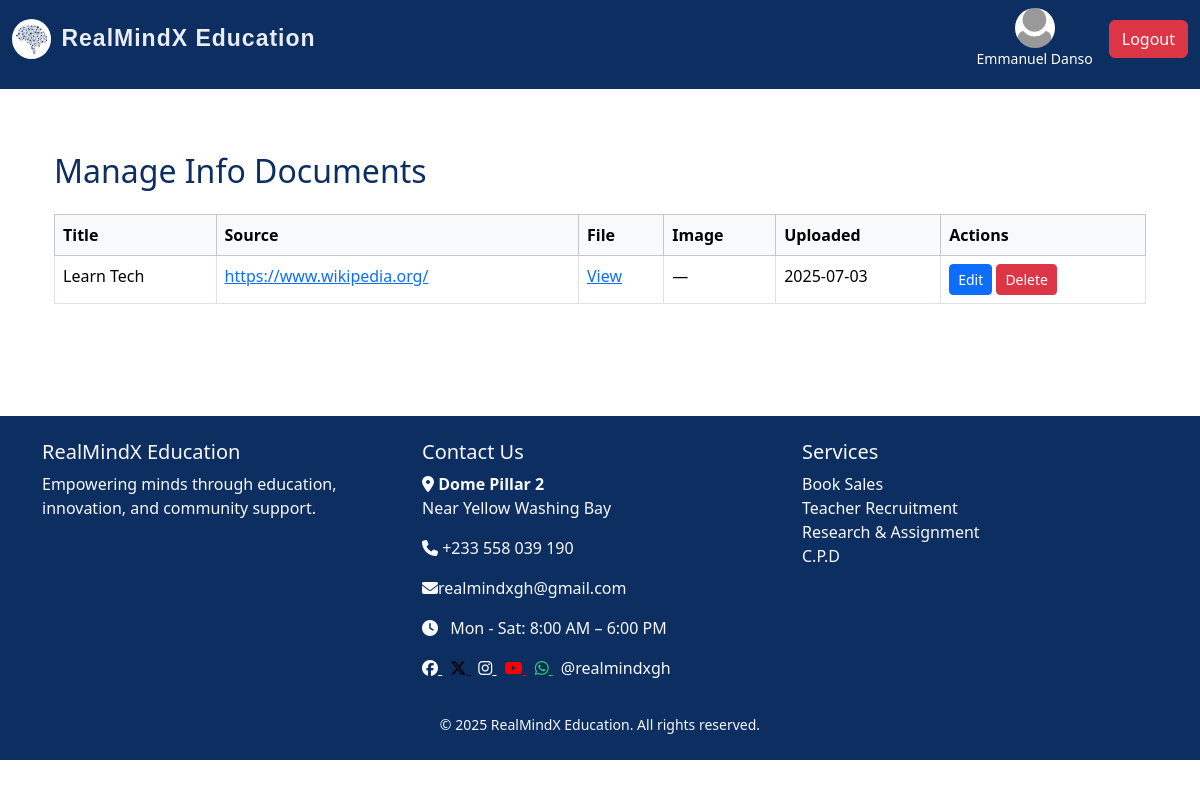
Screenshot of /admin/info/manage (signed in) with the database file from the repository.
### realmind/models/user.py (models this page shows, shortened)
class User(UserMixin, db.Model):
    id = db.Column(db.Integer, primary_key=True)
    username = db.Column(db.String(150), nullable=False)
    email = db.Column(db.String(150), unique=True, nullable=False)
    password = db.Column(db.String(150), nullable=False)
    profile_pic = db.Column(db.String(200), nullable=True)
    applications = db.relationship('Application', backref='user', lazy=True)
    @property
    def is_admin(self):
        return False

### realmind/models/resource_info.py (models this page shows)
class InfoDocument(db.Model):
    id = db.Column(db.Integer, primary_key=True)
    title = db.Column(db.String(255), nullable=False)
    source = db.Column(db.String(255), nullable=False)
    filename = db.Column(db.String(255), nullable=False)  # PDF or Word file
    image = db.Column(db.String(255))  # thumbnail
    upload_date = db.Column(db.DateTime, default=datetime.utcnow)
    ecommerce_id = db.Column(db.Integer, nullable=True)
    admin_id = db.Column(db.Integer, db.ForeignKey('admin.id'), nullable=False)
    admin = db.relationship('Admin', backref='info_documents')

### realmind/routes/admin_routes.py (the view)
@admin_bp.route('/admin/info/manage')
@login_required
def manage_info():
    documents = InfoDocument.query.order_by(InfoDocument.upload_date.desc()).all()
    print(f"DOCUMENTS FOUND: {len(documents)}")
    for doc in documents:
        print(f"Title: {doc.title}, Admin ID: {doc.admin_id}")
    return render_template('admin/manage_info.html', documents=documents)

### realmind/templates/admin/manage_info.html (shortened to what this page needs)
{% extends 'index.html' %}
{% block content %}
<div class="container py-5">
    <h2 class="mb-4">Manage Info Documents</h2>
    <table class="table table-bordered table-hover">
        <thead class="table-light">
            <tr>
                <th>Title</th>
                <th>Source</th>
                <th>File</th>
                <th>Image</th>
                <th>Uploaded</th>
                <th>Actions</th>
            </tr>
        </thead>
        <tbody>
            {% if documents %}
                {% for doc in documents %}
                <tr>
                    <td>{{ doc.title }}</td>
                    <td>
                      {% if doc.source.startswith('http') %}
                        <a href="{{ doc.source }}" target="_blank">{{ doc.source }}</a>
                      {% else %}
                        {{ doc.source }}
                      {% endif %}
                    </td>
                    <td>
                        <a href="{{ url_for('static', filename='uploads/' ~ doc.filename) }}" target="_blank">View</a>
                    </td>
                    <td>
                        {% if doc.image %}
                            <img src="{{ url_for('static', filename='uploads/' ~ doc.image) }}" width="60">
                        {% else %}
                            —
                        {% endif %}
                    </td>
                    <td>{{ doc.upload_date.strftime('%Y-%m-%d') }}</td>
                    <td>
                        <a href="{{ url_for('admin.edit_info', id=doc.id) }}" class="btn btn-sm btn-primary">Edit</a>
                        <button type="button" class="btn btn-sm btn-danger" data-bs-toggle="modal" data-bs-target="#deleteModal{{ doc.id }}">
                            Delete
                        </button>
                    </td>
                </tr>
                {% endfor %}
            {% else %}
                <tr>
                    <td colspan="6" class="text-center text-muted">No documents found.</td>
                </tr>
            {% endif %}
        </tbody>
    </table>
</div>
{% endblock %}

### realmind/templates/index.html (shortened to what this page needs)
<!DOCTYPE html>
<html lang="en">
<head>
  <link rel="stylesheet" href="https://cdn.jsdelivr.net/npm/bootstrap@5.3.3/dist/css/bootstrap.min.css">
  <link rel="stylesheet" href="https://cdnjs.cloudflare.com/ajax/libs/font-awesome/6.6.0/css/all.min.css">
  <link rel="stylesheet" href="{{ url_for('static', filename='main.css') }}">
</head>
<body>
<nav class="navbar navbar-expand-lg navbar-dark bg-steel fixed-top">
  <div class="container-fluid">
<a class="navbar-brand d-flex align-items-center"
   href="{% if current_user.is_authenticated %}
            {% if current_user.is_admin %}
              {{ url_for('admin.admin_dashboard') }}
            {% else %}
              {{ url_for('user.users_dashboard') }}
            {% endif %}
         {% else %}
            {{ url_for('main.home') }}
         {% endif %}">
  <img src="{{ url_for('static', filename='images/brain.jpg') }}" alt="Logo" style="height: 40px; border-radius: 50%; margin-right: 10px;">
  RealMindX Education
</a>
    <div class="collapse navbar-collapse justify-content-end" id="navbarNav">
      <ul class="navbar-nav">
        {% if current_user.is_authenticated %}
        <li class="nav-item d-flex align-items-center ms-2">
          <div class="d-flex flex-column align-items-center text-white me-3">
            {% if current_user.profile_pic %}
              <img src="{{ url_for('static', filename='uploads/' ~ current_user.profile_pic) }}"
                   alt="Profile"
                   style="width: 40px; height: 40px; border-radius: 50%; object-fit: cover;">
            {% else %}
              <img src="{{ url_for('static', filename='images/default-profile.webp') }}"
                   alt="Default Profile"
                   style="width: 40px; height: 40px; border-radius: 50%; object-fit: cover;">
            {% endif %}
            <small>{{ current_user.username }}</small>
          </div>
          <a class="btn btn-danger" href="{{ url_for('auth.logout') }}">Logout</a>
        </li>
        {% endif %}
      </ul>
    </div>
  </div>
</nav>
<main class="container mt-5 pt-4">
  {% block content %}{% endblock %}
</main>
{% if not (current_user.is_authenticated and current_user.is_admin) %}
  {% include 'footer.html' %}
{% endif %}
</body>
</html>

### realmind/static/main.css (style rules this page uses)
html,body { position: relative; color: #0f0505; display: flex; flex-direction: column; margin: 0; margin-top: 1.0rem; }
.container { flex: 1; }
.navbar { margin-bottom: 0; padding-bottom: 20px; }
.navbar-brand { text-decoration: none; font-family: "Poppins", sans-serif; font-size: 23px; font-weight: bold; color:rgb(233, 236, 243); letter-spacing: 1px; }
.bg-steel { background-color: #0C2E60; }
.navbar-nav a { font-size: 16px; font-weight: 400; display: flex; align-items: center; gap: 5px; color: #ffffff; }
h1, h2, h3, h4 { color: #0C2E60; }
label, button { font-size: 20px; }

### rows the page displays
User: username "Emmanuel Danso"
InfoDocument: title "Learn Tech", source "https://www.wikipedia.org/", upload_date "2025-07-03"
